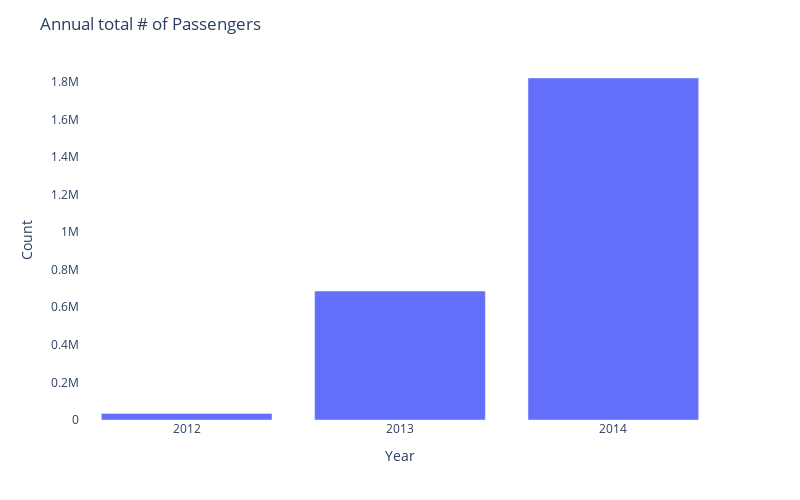

Here is the notebook cell this chart was saved with:
### Markdown cell above
We are interested in visually assessing the following hypothesis: 

- Traffic increases as the years pass by
- Traffic decreases in weekends
- Traffic increases in May to October period 
- Traffic is highest during th peak hours

### Code cell
# Hypothesis 1: Does traffic increases as the years pass by?

df = jetrail.groupby('Year')[['Count']].sum()

fig = px.bar(df, 
            x = df.index, 
            y = df.Count,
            width = 800, height = 500)
fig.update_layout(title = 'Annual total # of Passengers',
                  xaxis_type='category',
                  plot_bgcolor='rgba(0,0,0,0)')

### Figure 1 — Plotly figure (JSON) as saved in the notebook; plotly's stock layout.template omitted (floating-point values rounded to 4 significant figures)
{"data": [{"alignmentgroup": "True", "hovertemplate": "Year=%{x}<br>Count=%{y}<extra></extra>", "legendgroup": "", "marker": {"color": "#636efa", "pattern": {"shape": ""}}, "name": "", "offsetgroup": "", "orientation": "v", "showlegend": false, "textposition": "auto", "type": "bar", "x": [2012, 2013, 2014], "xaxis": "x", "y": [34932, 685968, 1820366], "yaxis": "y"}], "layout": {"barmode": "relative", "height": 500, "legend": {"tracegroupgap": 0}, "margin": {"t": 60}, "plot_bgcolor": "rgba(0,0,0,0)", "title": {"text": "Annual total # of Passengers"}, "width": 800, "xaxis": {"anchor": "y", "domain": [0, 1], "title": {"text": "Year"}, "type": "category"}, "yaxis": {"anchor": "x", "domain": [0, 1], "title": {"text": "Count"}}}}
